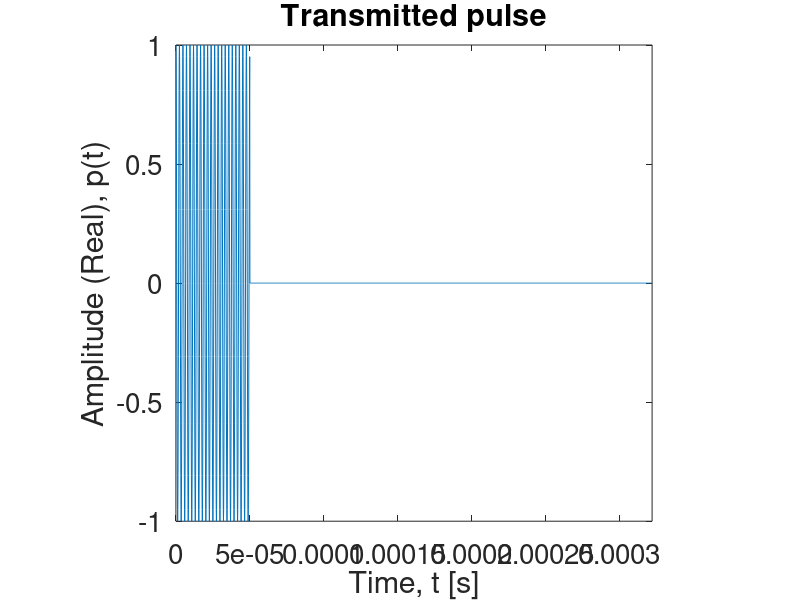
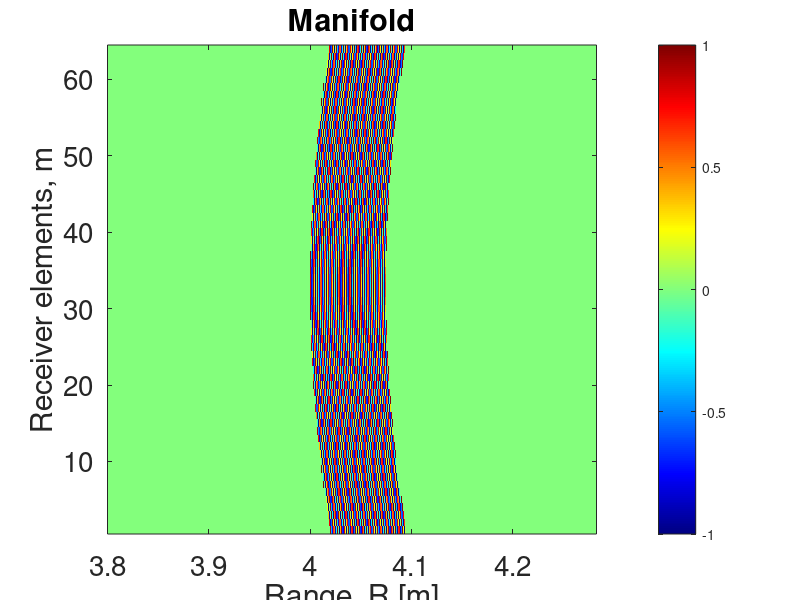

These figures' MATLAB source, in order:
%% MANIFOLD SIMULATION
% This code simulates the manifold obtained from a transmitter placed at a
% given range away from the receiver array.

%% OPTIONS
clear all
close all
clc

% Figure print parameters
szAxScale = 20;
szAxLabel = 20;

%% PULSE CONFIGURATION

c = 1500; % Propagation velocity in water
fc = 420e3; % Centre frequency
Tp = 50e-6; % Pulse width

lambda_c = c/fc;

%% TEMPORAL SAMPLING CONFIGURATION
fs = 20*fc; % Fast-time sampling rate
dt = 1/fs; % Fast-time sampling interval

%% RECEIVE-ARRAY CONFIGURATION

N = 64; % Number of elements in receive-array
d = 12.5e-3; % Element width
a = d; % Inter-element spacing
D = d*(N-1)+a; % Receive-array length (Synthetic aperture half-length)

du = D/N; % Element spacing (Synthetic aperture sampling interval)

%% RECEIVER BEAM PROPERTIES

rFarField = D.^2/(lambda_c); % Far field distance of receive array

%% RECEIVER POSITION VECTOR

xrx = 0.0; % Receiver array x-coordinate
yrx = (du*(-N/2:N/2-1)).'; % Receiver array y-coordinate position vector
zrx = 0.0; % Receiver array z-coordinate

rxCoords = [ones(N,1)*xrx yrx ones(N,1)*zrx];

%% TRANSMIT ELEMENT PROPERTIES

rtx = 4; % Line of sight range to transmitter
ytx = 0.0; % y-coordinate of the transmit element
ztx = 0.0;  % z-coordinate of the transmit element

txCoord = [rtx, ytx, ztx]; % Transmitter coordinate.

%% IMAGING RANGE INTERVAL

Rmin = 0.95*rtx; % Minimum one-way range
Rmax = rtx*1.05; % Maximum one-way range

Rc = Rmin + (Rmax - Rmin)/2; % Mean range
R0 = (Rmax - Rmin)/2; 

%% TEMPORAL SAMPLING VECTOR

Ts = Rmin/c; % Fast-time sampling start time
Tf = Rmax/c + Tp*1.1; % Fast-time sampling end time
n = 2*ceil((Tf - Ts)/(2*dt)); % Number of fast-time samples

df = 1/(n*dt);

t = Ts+dt*(0:n-1);
f = df*(-n/2:n/2-1);

%% THE TRANSMITTED PULSE

td = t-Ts;
pha = 2*pi*fc*td;
pt = exp(1j*pha).*(td>=0 & td <= Tp);

figure('name','Transmitted pulse')
plot(td, real(pt));
title('Transmitted pulse', 'fontsize', szAxLabel)
xlabel('Time, t [s]', 'fontsize', szAxLabel)
ylabel('Amplitude (Real), p(t)', 'fontsize', szAxLabel)
h_fig=get(gcf,'CurrentAxes');
set(h_fig, 'fontsize', szAxScale);
axis 'square'; axis tight;

%% THE RECEIVED SIGNAL

% 2D array to hold the signal received by each receiving element:
stu = zeros(N, n); 

for i = 1:N % For each receiver element...
         
        % Vector connecting target to transmitter:
        temp1.x = txCoord(1) - rxCoords(i,1);
        temp1.y = txCoord(2) - rxCoords(i,2);
        temp1.z = txCoord(3) - rxCoords(i,3);        
        temp1.abs = (temp1.x^2 + temp1.y^2 + temp1.z^2).^0.5;
                
        % One-way delay from transmitter to ith receiver:
        R = temp1.abs;
        tau = R/c;
        td = t - tau;
        
        % The phase contribution of nth target:
        pha = 2*pi*fc*td;
        
        % Received signal:
        stu(i,:) = stu(i,:) + (exp(1j*pha).*(td <= Tp & td >= 0));
end;

G = real(stu);
figure('name', 'Manifold')
colormap(jet(256));
imagesc(c*t, 1:N, G);
title('Manifold', 'fontsize', szAxLabel)
xlabel('Range, R [m]', 'fontsize', szAxLabel)
ylabel('Receiver elements, m', 'fontsize', szAxLabel)
axis 'square'; axis 'xy'; colorbar
h_fig=get(gcf,'CurrentAxes');
set(h_fig, 'fontsize', szAxScale);
% 
% figure('name', 'Received signal from reference element')
% plot(t,real(stu(N/2+1,:)))
% title('Received signal from reference element', 'fontsize', szAxLabel2)
% xlabel('Time, t [s]', 'fontsize', szAxLabel1)
% ylabel('Amplitude (real), s_i(t)', 'fontsize', szAxLabel1)
% h_fig=get(gcf,'CurrentAxes');
% set(h_fig, 'fontsize', szAxScale);
% axis 'square'; axis tight;

%% WRITE DATA TO BINARY FILE

filePath = '.';
fileName = 'OneWayManifold';
fileExt = 're';

arg = [filePath '/' fileName '.' fileExt];

fid = fopen(arg, 'w');
fwrite(fid, G.', 'double');
fclose(fid);

